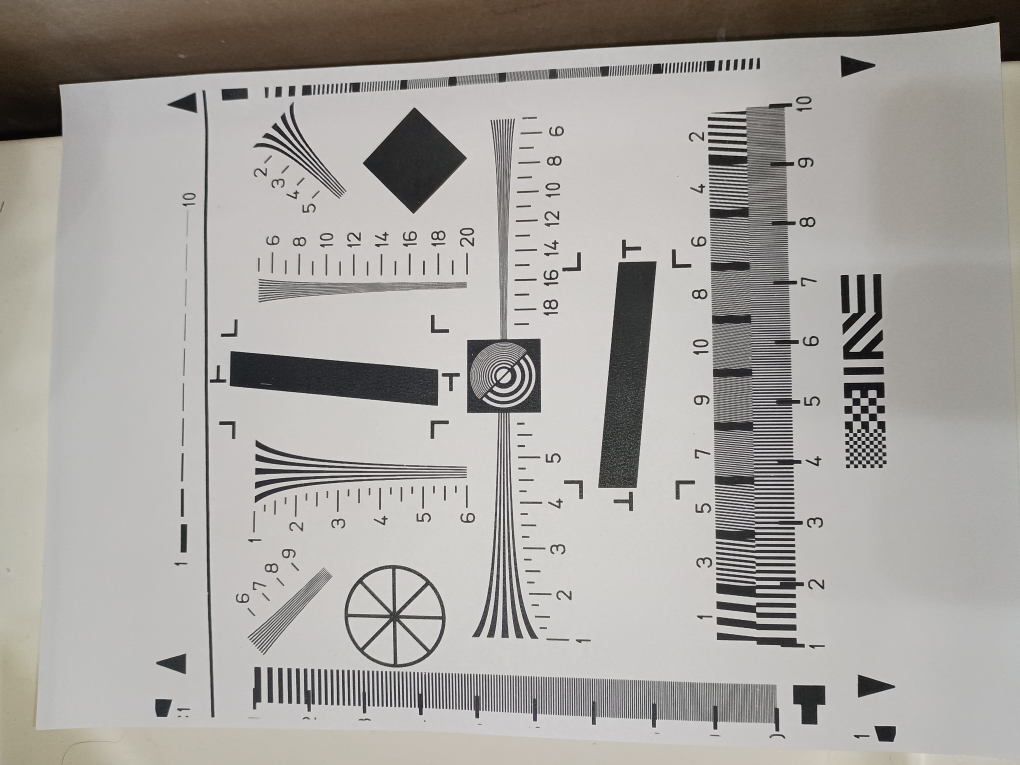
#> input picture imagen-tripode.jpg, 4080 x 3060 px (shown at 1/4 size)
$ jupyter execute Pto3.ipynb
#> lines starting #> are read from the running program, lines starting #| are printed output that depends on the picture
[cell 1]
import numpy as np
import matplotlib.pyplot as plt
from skimage import io, color, filters
from scipy.signal import find_peaks

def estimate_resolution(image_path, crop_coords, physical_width_mm):
#> called with image_path = 'imagen-tripode.jpg', crop_coords = (800, 1100, 1985, 2045), physical_width_mm = 3
    image = io.imread(image_path)
#> image is the input picture: shape (3060, 4080, 3); mean R, G, B 167.1, 164.2, 160.3
    gray = color.rgb2gray(image)

    y1, y2, x1, x2 = crop_coords
    region = gray[y1:y2, x1:x2]
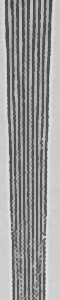
#> region: shape (300, 60) float64; min 0.239, max 0.902, mean 0.608

    edges = filters.sobel(region)
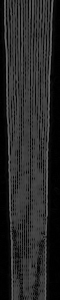
#> edges: shape (300, 60) float64; min 0, max 0.42, mean 0.155
    profile = np.sum(edges, axis=0)
#> profile = 60 values, max 83.61 at index 29, min 1.71 at index 59, mean 46.59

    peaks, _ = find_peaks(profile, height=0.05, distance=2)
#> peaks = 17 values from 9 to 58
    num_line_pairs = len(peaks) // 2
#> num_line_pairs = 8

    lp_per_mm = num_line_pairs / physical_width_mm
#> lp_per_mm = 2.67

    plt.imshow(region, cmap='gray')
    plt.title("Grayscale Test Chart")
    plt.axis('off')
    plt.show()

    plt.figure(figsize=(10, 4))
    plt.plot(profile)
    plt.title(f"Edge Profile: {image_path}")
    plt.xlabel("Pixel Position")
    plt.ylabel("Edge Strength")
    plt.grid(True)
    plt.show()
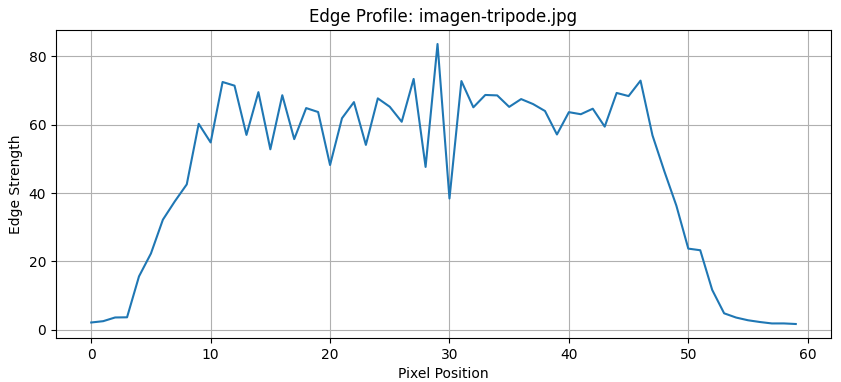
#> figure drawn by matplotlib, 1 panel; curve peaks at x = 29, y = 83.61

    return lp_per_mm

crop_coords = (800, 1100, 1985, 2045)  # TODO: ajustar bien las coords
crop_coords_2 = (760, 1060, 1920, 1980)
physical_width_mm = 3                  # Ancho físico del área analizada

# Comparación entre cámara fija y en mano
res_fija = estimate_resolution('imagen-tripode.jpg', crop_coords, physical_width_mm)
#> res_fija = 2.67
res_mano = estimate_resolution('imagen-camara.jpg', crop_coords_2, physical_width_mm)
#> call 2 of estimate_resolution, with image_path = 'imagen-camara.jpg', crop_coords = (760, 1060, 1920, 1980), physical_width_mm = 3
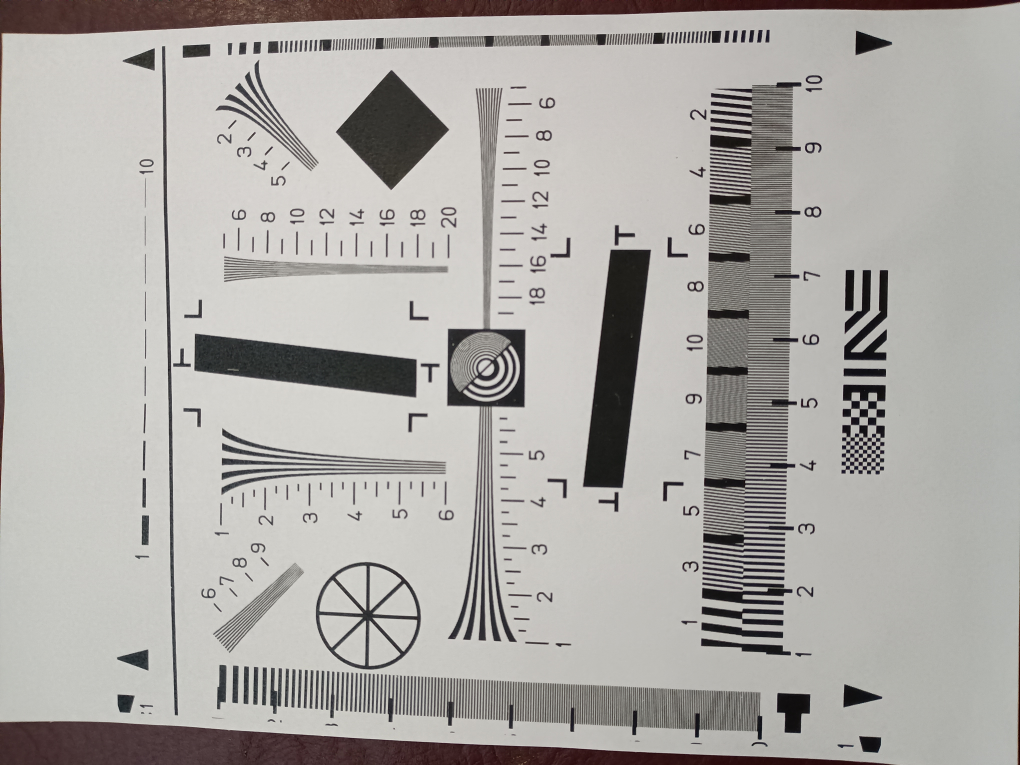
#> input picture imagen-camara.jpg, 4080 x 3060 px (shown at 1/4 size)
#> in estimate_resolution, image is the input picture: shape (3060, 4080, 3); mean R, G, B 172.1, 169.5, 165.8
#> in estimate_resolution (call 2), `gray = color.rgb2gray(image)`:
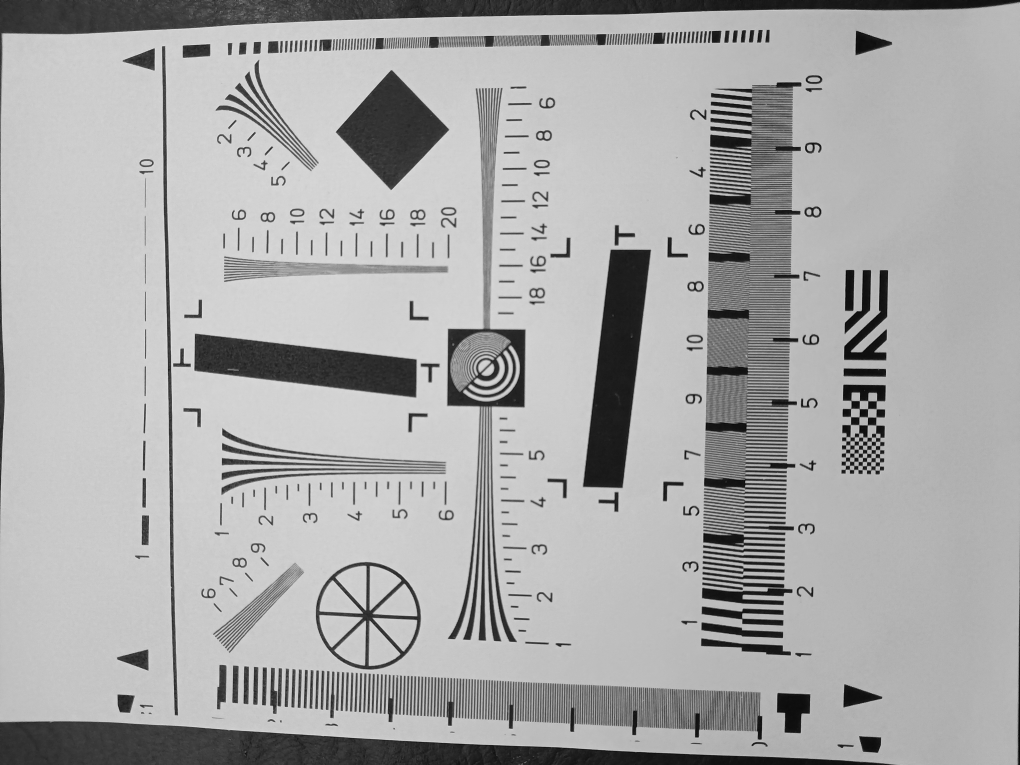
#> gray: shape (3060, 4080) float64 (shown at 1/4 size); min 0, max 0.951, mean 0.666
#> in estimate_resolution (call 2), `region = gray[y1:y2, x1:x2]`:
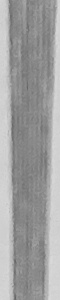
#> region: shape (300, 60) float64; min 0.391, max 0.86, mean 0.63
#> in estimate_resolution (call 2), `edges = filters.sobel(region)`:
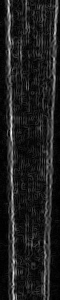
#> edges: shape (300, 60) float64; min 0, max 0.233, mean 0.0288; drawn with min black and max white
#> in estimate_resolution (call 2), `profile = np.sum(edges, axis=0)`: profile = 60 values, max 24.24 at index 12, min 1.45 at index 59, mean 8.65
#> in estimate_resolution (call 2), `peaks, _ = find_peaks(profile, height=0.05, distance=2)`: peaks = [9, 12, 16, 18, 21, 26, 28, 33, 36, 39, 42, 44, 47, 50]
#> in estimate_resolution (call 2), `num_line_pairs = len(peaks) // 2`: num_line_pairs = 7
#> in estimate_resolution (call 2), `lp_per_mm = num_line_pairs / physical_width_mm`: lp_per_mm = 2.33
#> in estimate_resolution (call 2), `plt.show()`:
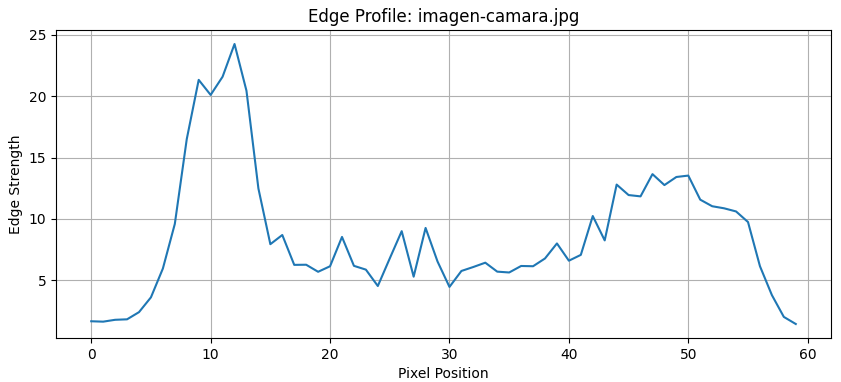
#> figure drawn by matplotlib, 1 panel; curve peaks at x = 12, y = 24.24
#> res_mano = 2.33

# Resolución comercial
res_comercial_lpmm = 250  # TODO: ajustar con los settings de la camara

# Resultados
print(f"Resolución cámara fija: {res_fija:.2f} lp/mm")
#| Resolución cámara fija: 2.67 lp/mm
print(f"Resolución cámara en mano: {res_mano:.2f} lp/mm")
#| Resolución cámara en mano: 2.33 lp/mm
print(f"Resolución comercial declarada: {res_comercial_lpmm:.2f} lp/mm")

# Conclusión preliminar
if res_fija > res_mano:
    print("✅ La cámara fija ofrece mayor resolución efectiva que la cámara en mano.")
else:
    print("⚠️ La cámara en mano supera o iguala la resolución de la cámara fija, lo cual puede indicar problemas en el experimento.")

print("""
Conclusiones:
""")

print("""Se puede ver que en las coordendas identificadas, la parte de la foto tomada con tripode se ve mucho mejor que la parte
tomada por la camara a mano, se ve que es mucho mas borrosa que la imagen tomada con tripode, esto se puede deber a los
movimientos involuntarios del fotografo al sacar la imagen, lo que no pasaria utilizando un tripode.

La camara es de un Motorola G54 5G que tiene una camara de 50MP, la cual calcumos seria de 250 lp/mm, la gran diferencia
entre los resultados obtenidos y las espicificaciones de la camara, se puede deber a que la lente, pudiera estar
rayada o sucia, quiza tambien involucrado que podria haber habido mala iluminacion.""")
